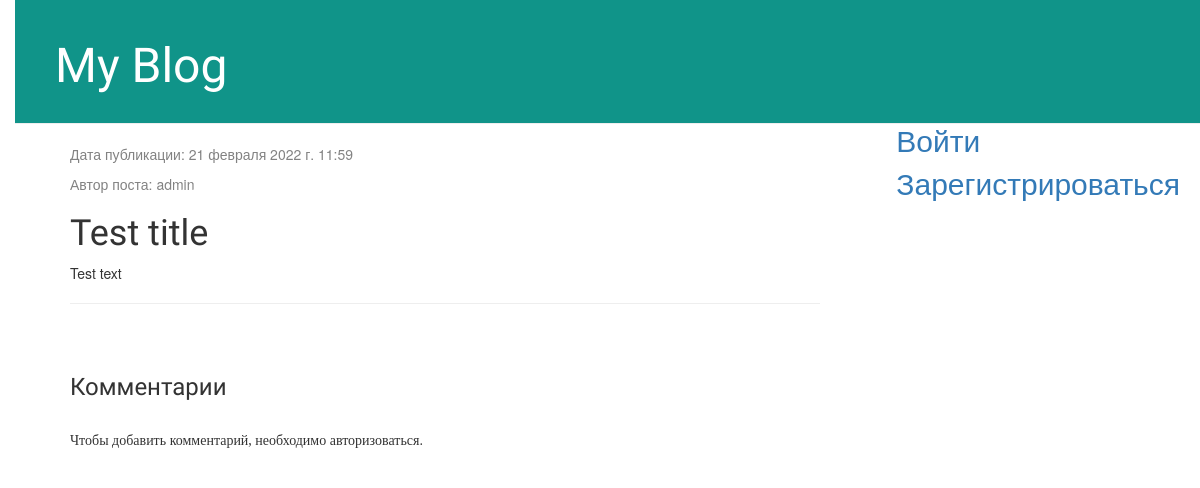
The page /post/1/ on the database as committed earlier.
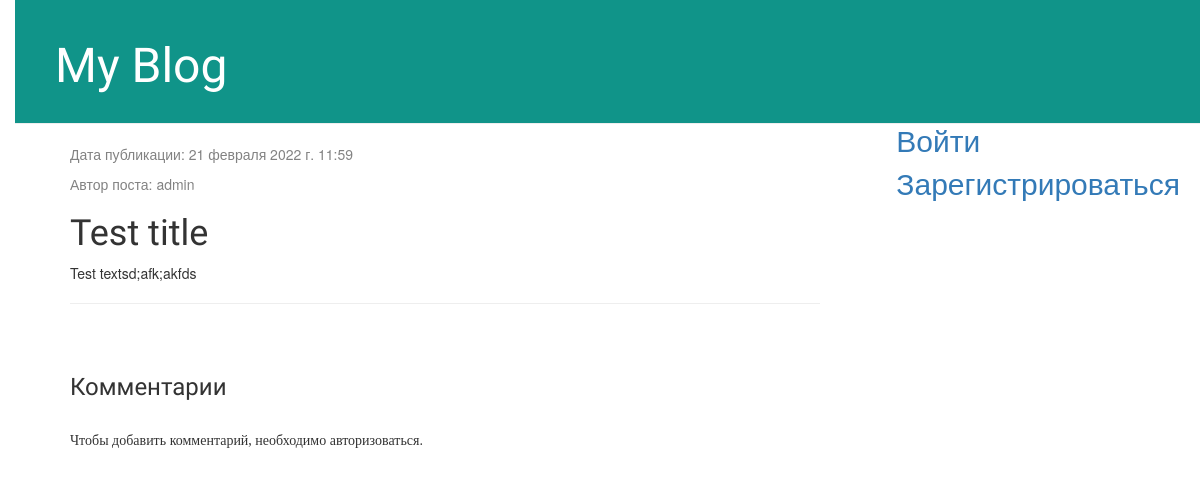
The same page on the database as committed later.
### blog/models.py (models this page shows, shortened)
class Post(models.Model):
    author = models.ForeignKey(settings.AUTH_USER_MODEL, on_delete=models.CASCADE)
    title = models.CharField(max_length=200)
    text = models.TextField()
    created_date = models.DateTimeField(default=timezone.now)
    published_date = models.DateTimeField(blank=True, null=True)
    class Meta:
        verbose_name = 'Пост'
        verbose_name_plural = 'Посты'

### blog/views.py (the view)
# urls.py: path('post/<int:pk>/', views.post_detail, name='post_detail'),
def post_detail(request, pk):
    post = get_object_or_404(Post, pk=pk)
    comments = Comment.objects.select_related('post').all()
    return render(request, 'blog/post_detail.html', {'post': post, 'comments': comments})

### blog/templates/blog/post_detail.html (shortened to what this page needs)
{% extends 'blog/base.html' %}
{% block content %}
    <div class="post">
        {% if post.published_date %}
            <div class="date">
                <p>Дата публикации: {{ post.published_date }}</p>
                <p>Автор поста: {{ post.author }}</p>
            </div>
        {% endif %}
        <h1>{{ post.title }}</h1>
        <p>{{ post.text|linebreaksbr}}</p>
        <hr>
    </div>
    <h3>Комментарии</h3>
    <br>
    <div class="card-footer">
        <div id="comments-list-post-{{ post.id }}">
        {% if user.is_authenticated == False %}
                <p style="font-family: cursive">Чтобы добавить комментарий, необходимо авторизоваться.</p>
        {% endif %}
    </div>
{% endblock %}

Rows that differ between the two databases and show on the page:
changed Post "Test title": text "Test text" → "Test textsd;afk;akfds"
